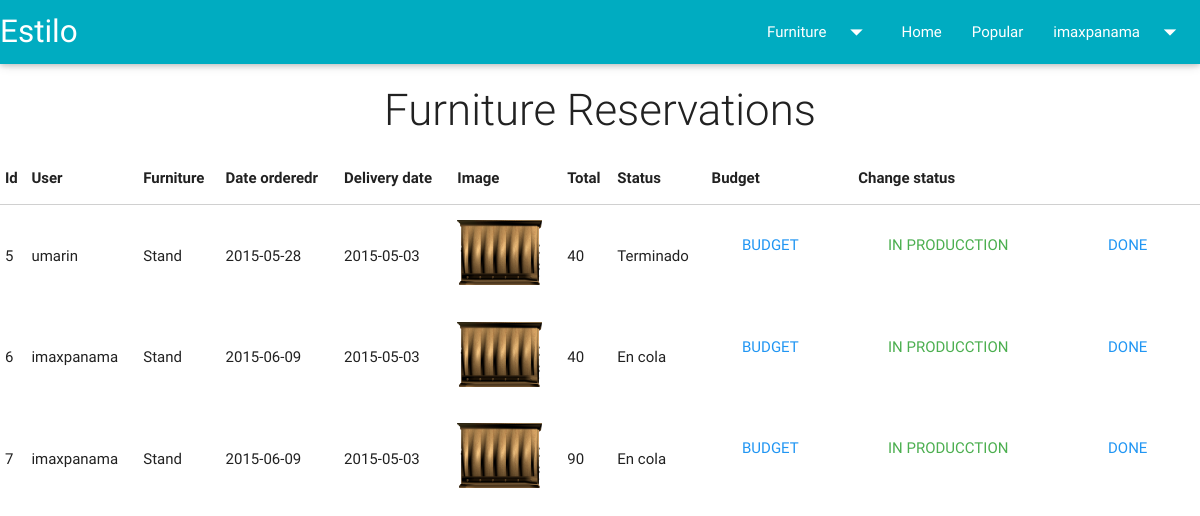
Page /ad-ver-reser.php (signed in) on the earlier database version.
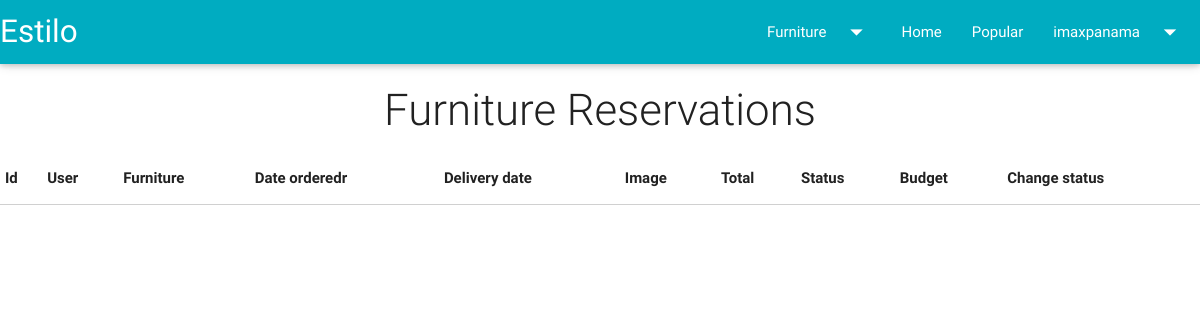
Same page on the later database version.
### tables this page shows
CREATE TABLE IF NOT EXISTS `reserva` (
`idreserva` int(5) NOT NULL,
  `total` double NOT NULL,
  `fecha_ordenado` date NOT NULL,
  `fecha_entrega` date NOT NULL,
  `img` varchar(250) NOT NULL,
  `iduser` int(5) NOT NULL,
  `idmueble` int(5) NOT NULL,
  `estado` text NOT NULL
);

CREATE TABLE IF NOT EXISTS `usuario` (
`iduser` int(5) NOT NULL,
  `usuario` varchar(25) NOT NULL,
  `nombre` varchar(25) NOT NULL,
  `apellido` varchar(25) NOT NULL,
  `contra` varchar(100) NOT NULL,
  `correo` varchar(50) NOT NULL,
  `telefono` varchar(9) NOT NULL,
  `dui` varchar(10) NOT NULL,
  `tipo` varchar(10) NOT NULL
);

CREATE TABLE IF NOT EXISTS `mueble` (
`idmueble` int(5) NOT NULL,
  `nombre` varchar(50) NOT NULL,
  `descri` varchar(500) NOT NULL,
  `tipo` varchar(50) NOT NULL,
  `precio` double DEFAULT NULL,
  `img` varchar(250) DEFAULT NULL,
  `vis` int(10) DEFAULT NULL
);

### ad-ver-reser.php (the view, shortened to what this page needs)
<?php
if (isset($_SESSION['suser']) && $_SESSION['type'] == "admin") {
$con = mysqli_connect('127.0.0.1', 'root', '', 'estilo') or die('An error has ocurred'.mysqli_connect($con));
$consulta = 'SELECT * FROM reserva';
$result = $con->query($consulta);
?>
<!doctype html>
<html lang="es">
<head>
  <link type="text/css" rel="stylesheet" href="css/style.css" media="screen, projection"/>
  <link type="text/css" rel="stylesheet" href="css/materialize.css"  media="screen,projection"/>
</head>
<body>
    <h3 class="light center">Furniture Reservations</h3>
    <table class="responsive-table col s12">
      <thead>
        <tr>
          <th>Id</th>
          <th>User</th>
          <th>Furniture</th>
          <th>Date orderedr</th>
          <th>Delivery date</th>
          <th>Image</td>
          <th>Total</th>
          <th>Status</th>
          <th>Budget</th>
          <th>Change status</th>
        </tr>
     </thead>
       <?php while($row = mysqli_fetch_array($result)) {
        $sql = mysql_query("SELECT usuario FROM usuario WHERE iduser= '".$row['iduser']."'");
        $dato = mysql_fetch_array($sql);
        $user = $dato['usuario'];
        $sql0 = mysql_query("SELECT nombre FROM mueble WHERE idmueble= '".$row['idmueble']."'");
        $dato0 = mysql_fetch_array($sql0);
        $mueble = $dato0['nombre'];
        ?>
      <tr>
        <td><input type="hidden" value="<?php echo $row['idreserva'];?>"><?php echo $row['idreserva'];?></td>
        <td><p><?php echo $user;?></p></td>
        <td><p><?php echo $mueble;?></p></td>
        <td><p><?php echo $row['fecha_ordenado'];?></p></td>
        <td><p><?php echo $row['fecha_entrega'];?></p></td>
        <td><img src="<?php echo $row['img'];?>" style="width: 85px; height:65px;"></td>
        <td><p><?php echo $row['total'];?></p></td>
        <td><p><?php echo $row['estado'];?></p></td>
        <td><a href="ad-ver-pre.php?m=<?php echo $row['idmueble'];?>" class="waves-effect waves-teal btn-flat blue-text">Budget</a></td>
        <td><a href="php/upt.php?id=<?php echo $row['idmueble'];?>" class="waves-effect waves-teal btn-flat green-text">In producction  </a></td>
        <td><a href="php/upt1.php?id=<?php echo $row['idmueble'];?>" class="waves-effect waves-teal btn-flat blue-text">Done</a></td>
        <?php } ?>
      </tr>
    </table>
</body>
</html>
 <?php
}else{
  echo '<script> alert("Unauthenticated user"); location.href = "index.php"; </script>';
}
  ?>

### css/style.css (style rules this page uses)
p { line-height: 2rem; }

Differences in the rows shown:
removed reserva: idreserva "5", iduser.usuario "umarin", idmueble.nombre "Stand", fecha_ordenado "2015-05-28", fecha_entrega "2015-05-03", img (picture), total "40", estado "Terminado"
removed reserva: idreserva "6", iduser.usuario "imaxpanama", idmueble.nombre "Stand", fecha_ordenado "2015-06-09", fecha_entrega "2015-05-03", img (picture), total "40", estado "En cola"
removed reserva: idreserva "7", iduser.usuario "imaxpanama", idmueble.nombre "Stand", fecha_ordenado "2015-06-09", fecha_entrega "2015-05-03", img (picture), total "90", estado "En cola"
